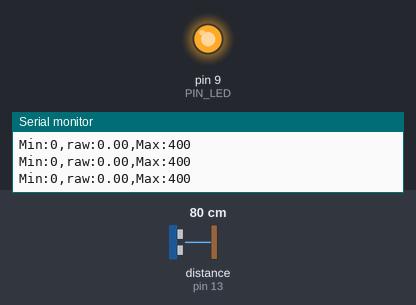
Simulated run of this sketch. Board: Arduino Uno, built with avr-gcc and run on an emulated ATmega328P. On the bench: output pins drawn as LEDs (lit = HIGH), the last lines printed to the serial monitor. Wiring (inferred from the names in the program): ultrasonic range finder: trigger pin 12; echo pin 13. The inputs (shaded band) are chosen by the test bench; at power-on: distance to the obstacle (sensor on pin 13) 80 cm. The echo pulse lasts 58.3 µs per cm; pins used as bus, display or sensor lines are not drawn.

Above: at 1.2 s.
1.3 s: distance to the obstacle (sensor on pin 13) set to 18 cm
At 2.2 s:
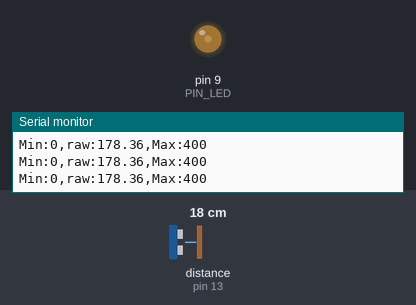
Timing chart, 0 to 4.3 s (numbered marks = the images above; inputs shaded):
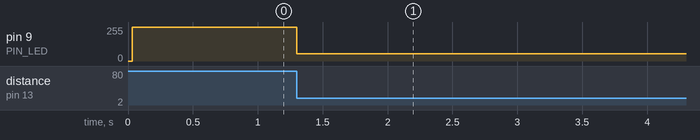

The sketch:

_04_08_distanceSensor.ino
```cpp
// Arduino pin assignment
#define PIN_LED 9
#define PIN_TRIG 12
#define PIN_ECHO 13

// configurable parameters
#define SND_VEL 346.0 // sound velocity at 24 celsius degree (unit: m/s)
#define INTERVAL 25 // sampling interval (unit: ms)
#define _DIST_MIN 100 // minimum distance to be measured (unit: mm)
#define _DIST_MAX 300 // maximum distance to be measured (unit: mm)

// global variables
float timeout; // unit: us
float dist_min, dist_max, dist_raw, dist_raw_before; // unit: mm
unsigned long last_sampling_time; // unit: ms
float scale; // used for pulse duration to distance conversion
float caculate_time = 255;
float before_dist = 0;

void setup() {
  // initialize GPIO pins
  pinMode(PIN_LED, OUTPUT);
  pinMode(PIN_TRIG, OUTPUT);
  digitalWrite(PIN_TRIG, LOW);
  pinMode(PIN_ECHO, INPUT);

  // initialize USS related variables
  dist_min = _DIST_MIN;
  dist_max = _DIST_MAX;
  timeout = (INTERVAL / 2) * 1000.0; // precalculate pulseIn() timeout value. (unit: us)
  dist_raw = 0.0; // raw distance output from USS (unit: mm)
  scale = 0.001 * 0.5 * SND_VEL;

  // initialize serial port
  Serial.begin(57600);

  // initialize last sampling time
  last_sampling_time = 0;
}

void loop() {
  // wait until next sampling time.
  // millis() returns the number of milliseconds since the program started. Will overflow after 50 days.
  if (millis() < last_sampling_time + INTERVAL) return;

  // get a distance reading from the USS
  dist_raw = USS_measure(PIN_TRIG, PIN_ECHO);

  // turn on the LED if the distance is between dist_min and dist_max
  if (dist_raw == 0) {
    analogWrite(PIN_LED, caculate_time);
  } else if (dist_raw < dist_min || dist_raw > dist_max) {
    analogWrite(PIN_LED, 255); //꺼짐
    caculate_time = 255;
    if (dist_raw < dist_min)
      dist_raw_before = dist_min;
    else if (dist_raw > dist_max)
      dist_raw_before = dist_max;
  } else if (dist_raw == 200) {
    analogWrite(PIN_LED, 0); //켜짐
    caculate_time = 0;
    dist_raw_before = 200;
  } else if (dist_raw < 200 && dist_raw >= dist_min) {
    caculate_time = 255 * (200 - dist_raw) / 100;
    dist_raw_before = dist_raw;
    analogWrite(PIN_LED, caculate_time);
  } else if (dist_raw > 200 && dist_raw <= dist_max) {
    caculate_time = 255 - 255 * (300 - dist_raw) / 100;
    dist_raw_before = dist_raw;
    analogWrite(PIN_LED, caculate_time);
  }

  // output the read value to the serial port
  Serial.print("Min:0,");
  Serial.print("raw:");
  Serial.print(dist_raw_before);
  Serial.print(",");
  Serial.println("Max:400");

  // update last sampling time
  last_sampling_time += INTERVAL;
}

// get a distance reading from USS. return value is in millimeter.
float USS_measure(int TRIG, int ECHO)
{
  float reading;
  digitalWrite(TRIG, HIGH);
  delayMicroseconds(10);
  digitalWrite(TRIG, LOW);
  reading = pulseIn(ECHO, HIGH, timeout) * scale; // unit: mm
  if (reading < dist_min || reading > dist_max) reading = 0.0; // return 0 when out of range.
  return reading;

  // Pulse duration to distance conversion example (target distance = 17.3m)
  // - round trip distance: 34.6m
  // - expected pulse duration: 0.1 sec, or 100,000us
  // - pulseIn(ECHO, HIGH, timeout) * 0.001 * 0.5 * SND_VEL
  //           = 100,000 micro*sec * 0.001 milli/micro * 0.5 * 346 meter/sec
  //           = 100,000 * 0.001 * 0.5 * 346 * micro * sec * milli * meter
  //                                           ----------------------------
  //                                           micro * sec
  //           = 100 * 173 milli*meter = 17,300 mm = 17.3m
  // pulseIn() returns microseconds.
}
```

Measured:
- after the input at 1.3 s, pin 9 (PIN_LED): 255/255 → 55/255 at once
